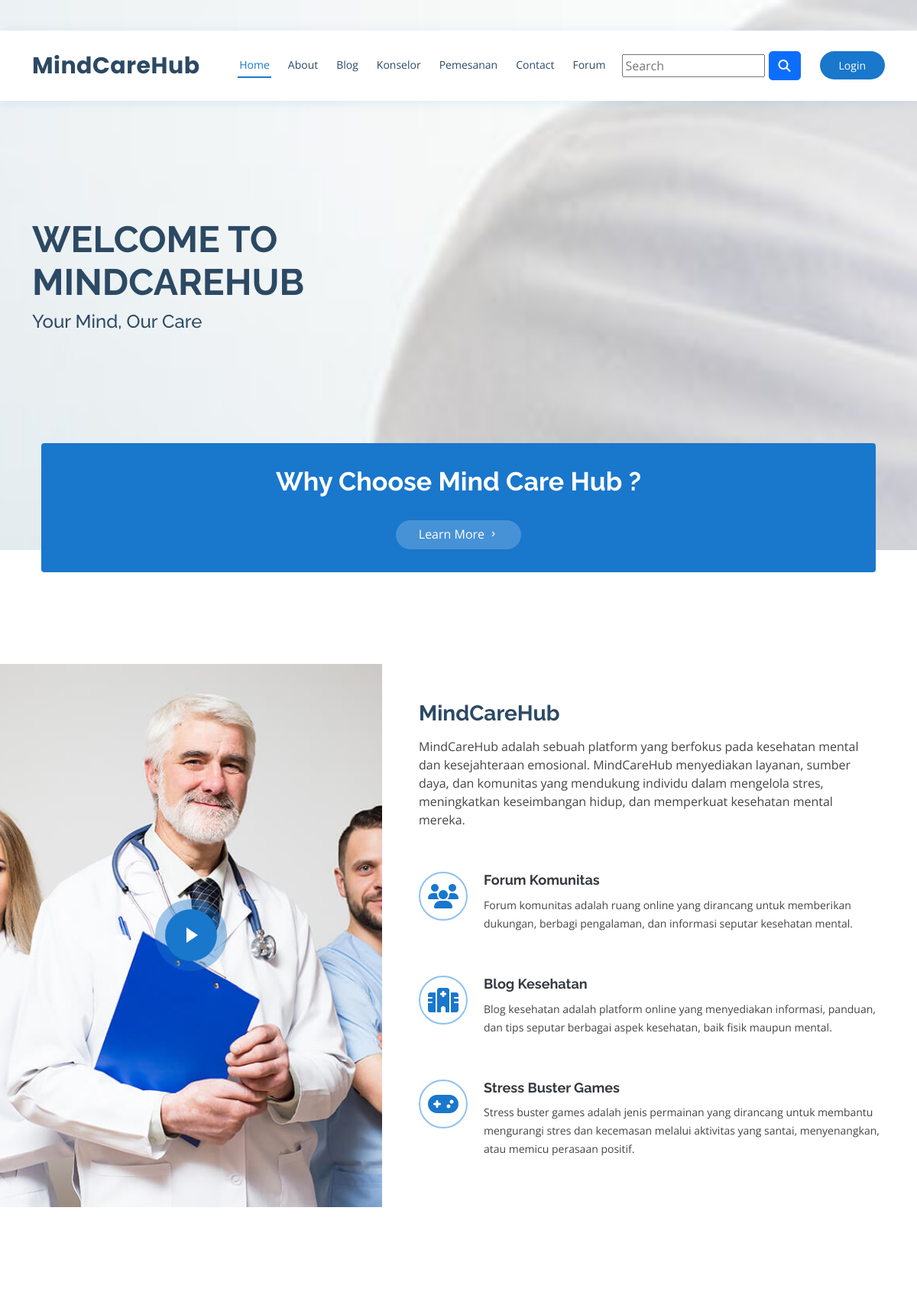
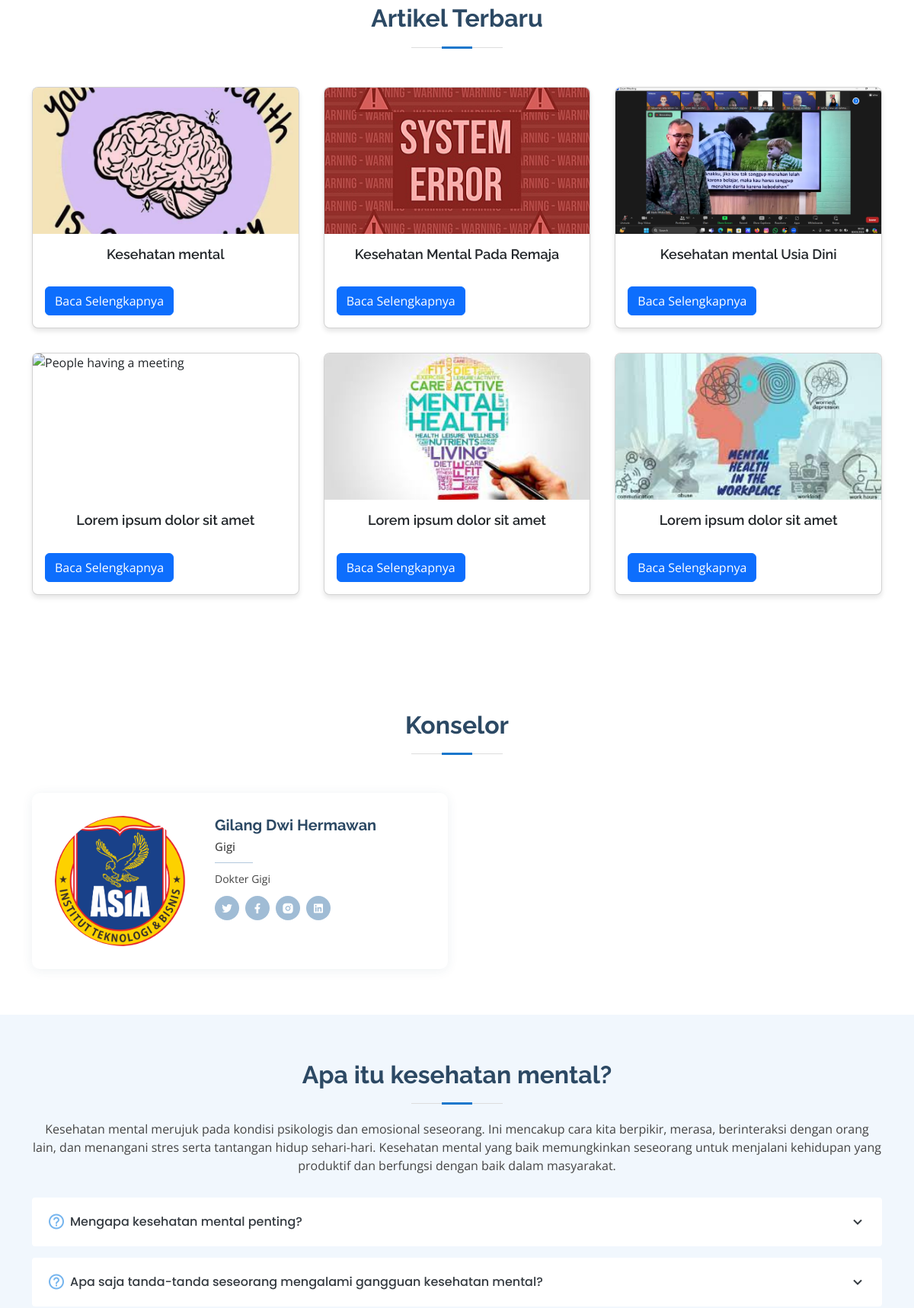
The app's page /Frontend/index.php (upper part) with its own data (2 pictures, top to bottom).
### tables this page shows
CREATE TABLE `home` (
  `id` int(11) NOT NULL,
  `judul` varchar(255) NOT NULL,
  `deskripsi` text NOT NULL,
  `created_at` timestamp NOT NULL DEFAULT current_timestamp()
);

CREATE TABLE `blog` (
  `id` int(11) NOT NULL,
  `judul` varchar(255) NOT NULL,
  `deskripsi` text DEFAULT NULL,
  `foto` varchar(255) DEFAULT NULL
);

CREATE TABLE `artikel2` (
  `id` int(11) NOT NULL,
  `judul` varchar(255) NOT NULL,
  `deskripsi` text NOT NULL,
  `dibuat_pada` timestamp NOT NULL DEFAULT current_timestamp(),
  `foto` text DEFAULT NULL
);

CREATE TABLE `artikel3` (
  `id` int(11) NOT NULL,
  `judul` varchar(255) NOT NULL,
  `deskripsi` text NOT NULL,
  `dibuat_pada` timestamp NOT NULL DEFAULT current_timestamp(),
  `foto` text DEFAULT NULL
);

CREATE TABLE `dokter` (
  `id` int(11) NOT NULL,
  `nama` varchar(100) NOT NULL,
  `specialist` varchar(100) DEFAULT NULL,
  `deskripsi` text NOT NULL,
  `foto` varchar(255) DEFAULT 'noimage.png',
  `tanggal_dibuat` datetime DEFAULT current_timestamp()
);

CREATE TABLE `pertanyaan1` (
  `id` int(11) NOT NULL,
  `pertanyaan` text NOT NULL,
  `jawaban` text DEFAULT NULL,
  `deskripsi` text DEFAULT NULL,
  `tanggal_dibuat` timestamp NOT NULL DEFAULT current_timestamp()
);

CREATE TABLE `pertanyaan2` (
  `id` int(11) NOT NULL,
  `pertanyaan` text NOT NULL,
  `jawaban` text NOT NULL,
  `tanggal_dibuat` timestamp NOT NULL DEFAULT current_timestamp()
);

### Backend/Services/koneksi.php (called while the page is built, shortened)
<?php
    class Koneksi
    {
        public $conn;
        private $serverName = 'localhost';
        private $nameUser = 'root';
        private $passUser = '';
        private $dbUser = 'frontend';
        function bukaKoneksi()
        {
            $this->conn = mysqli_connect(
                $this->serverName,
                $this->nameUser,
                $this->passUser,
                $this->dbUser
            );
            return $this->conn;
        }
        function bacaTabelAll($namatabel)
        {
            $this->sqlQuery = "SELECT * FROM $namatabel ORDER BY id ASC";
            $this->dataSet = mysqli_query( $this->conn, $this->sqlQuery );
            return $this->dataSet;
        }
    }
?>

### Frontend/index.php (the view, shortened to what this page needs)
<?php
    $usr = new AuthService();
?>
<!DOCTYPE html>
<html lang="en">
<head>
  <link href="assets/vendor/fontawesome-free/css/all.min.css" rel="stylesheet">
  <link href="assets/vendor/animate.css/animate.min.css" rel="stylesheet">
  <link href="assets/vendor/bootstrap/css/bootstrap.min.css" rel="stylesheet">
  <link href="assets/vendor/bootstrap-icons/bootstrap-icons.css" rel="stylesheet">
  <link href="assets/vendor/boxicons/css/boxicons.min.css" rel="stylesheet">
  <link href="assets/vendor/glightbox/css/glightbox.min.css" rel="stylesheet">
  <link href="assets/vendor/remixicon/remixicon.css" rel="stylesheet">
  <link href="assets/vendor/swiper/swiper-bundle.min.css" rel="stylesheet">
  <link href="assets/css/style.css" rel="stylesheet">
</head>
  <header id="header" class="fixed-top">
    <div class="container d-flex align-items-center">
      <h1 class="logo me-auto"><a href="index.php">MindCareHub</a></h1>
      <nav id="navbar" class="navbar order-last order-lg-0">
        <ul>
          <li><a class="nav-link scrollto active" href="#hero">Home</a></li>
          <li><a class="nav-link scrollto" href="#about">About</a></li>
          <li><a class="nav-link scrollto" href="#services">Blog</a></li>
          <li><a class="nav-link scrollto" href="#konselor">Konselor</a></li>
          <li><a class="nav-link scrollto" href="#registrasi">Pemesanan</a></li>
          <li><a class="nav-link scrollto" href="#contact">Contact</a></li>
          <li><a class="nav-link scrollto" href="../Forum/login.php">Forum</a></li>
          <li>
          <form>
            <input type="search" placeholder="Search" class="mt-2">
            <button class="btn btn-primary mb-1" type="submit" style="border-radius: 5px;">
            <i class="fas fa-search"></i>
            </button>
          </form>
          </li>
        </ul>
      </nav>
      <a href="../Backend/login.php" class="appointment-btn scrollto"><span class="d-none d-md-inline text-white">Login</span></a>
    </div>
  </header>
  <section id="hero" class="d-flex align-items-center text-aligns-end">
    <div class="container">
      <h1>Welcome to</h1>
      <h1> MindCareHub</h1>
      <h2>Your Mind, Our Care</h2>
    </div>
  </section>
  <main id="main">
    <section id="why-us" class="why-us">
      <div class="container">
      <?php
        $hsl = $usr->bacaTabelAll('home');
        if(mysqli_num_rows($hsl) > 0) {
      ?>
        <?php
          while($row = mysqli_fetch_array($hsl)) {
        ?>
        <div class="container">
          <div class="d-flex align-items-stretch">
            <div class="container content text-center">
              <h3 class="text-white"><?php echo $row['judul']; ?></h3>
              <div class="text-center">
                <a data-bs-toggle="collapse" data-bs-target="#whychoose" class="more-btn">Learn More <i class="bx bx-chevron-right"></i></a>
              </div>
            </div>
          </div>
        </div>
        <?php
            }
        ?>
        <?php
            }
        ?>
      </div>
    </section>
    <section id="about" class="about">
      <div class="container-fluid">
        <div class="row">
          <div class="col-xl-5 col-lg-6 video-box d-flex justify-content-center align-items-stretch position-relative">
            <a href="https://www.youtube.com/watch?v=EKEWk4oWmjY" class="glightbox play-btn mb-4"></a>
          </div>
          <div class="col-xl-7 col-lg-6 icon-boxes d-flex flex-column align-items-stretch justify-content-center py-5 px-lg-5">
            <h3>MindCareHub</h3>
            <p>MindCareHub adalah sebuah platform yang berfokus pada kesehatan mental dan kesejahteraan emosional. MindCareHub menyediakan layanan, sumber daya, dan komunitas yang mendukung individu dalam mengelola stres, meningkatkan keseimbangan hidup, dan memperkuat kesehatan mental mereka.</p>
            <div class="icon-box">
              <div class="icon"><i class="fas fa-users"></i></div>
              <h4 class="title"><a href="../Forum/login.php">Forum Komunitas</a></h4>
              <p class="description">Forum komunitas adalah ruang online yang dirancang untuk memberikan dukungan, berbagi pengalaman, dan informasi seputar kesehatan mental.</p>
            </div>
            <div class="icon-box">
              <div class="icon"><i class="fas fa-hospital"></i></div>
              <h4 class="title"><a href="#services">Blog Kesehatan</a></h4>
              <p class="description">Blog kesehatan adalah platform online yang menyediakan informasi, panduan, dan tips seputar berbagai aspek kesehatan, baik fisik maupun mental.</p>
            </div>
            <div class="icon-box">
              <div class="icon"><i class="fas fa-gamepad"></i></div>
              <h4 class="title"><a href="#about">Stress Buster Games</a></h4>
              <p class="description">Stress buster games adalah jenis permainan yang dirancang untuk membantu mengurangi stres dan kecemasan melalui aktivitas yang santai, menyenangkan, atau memicu perasaan positif.</p>
            </div>
          </div>
        </div>
      </div>
    </section>
    <section id="services" class="services">
      <div class="container">
      <div class="section-title">
        <h2 class="text-center">
        Artikel Terbaru
        </h2>
        </div>
        <div class="grid">
          <div class="card">
          <?php
            $hsl = $usr->bacaTabelAll('blog');
            if(mysqli_num_rows($hsl) > 0) {
          ?>
            <?php
              while($row = mysqli_fetch_array($hsl)) {
            ?>
            <img alt="Overhead view of people walking" src="../Backend/assets/<?php echo  $row['foto'] ?>"/>
            <div class="card-content">
              <h2 class="card-title text-center">
              <?php echo $row['judul']; ?>
              </h2><br>
              <a class="btn btn-primary text-white" href="Artikel/blog-single.php" style="text-align: center;">
                Baca Selengkapnya
              </a>
            </div>
            <?php
              }
            ?>
            <?php
              }
            ?>
          </div>
          <div class="card">
          <?php
            $hsl = $usr->bacaTabelAll('artikel2');
            if(mysqli_num_rows($hsl) > 0) {
          ?>
          <?php
            while($row = mysqli_fetch_array($hsl)) {
          ?>
            <img alt="Interior of a modern building" src="../Backend/assets/<?php echo  $row['foto'] ?>"/>
            <div class="card-content">
              <h2 class="card-title text-center">
              <?php echo $row['judul']; ?>
              </h2><br>
              <a class="btn btn-primary" href="Artikel/artikel2.php">
                Baca Selengkapnya
              </a>
            </div>
            <?php
              }
            ?>
            <?php
              }
            ?>
          </div>
          <div class="card">
          <?php
            $hsl = $usr->bacaTabelAll('artikel3');
            if(mysqli_num_rows($hsl) > 0) {
          ?>
          <?php
            while($row = mysqli_fetch_array($hsl)) {
          ?>
            <img alt="Cozy seating area in a cafe" src="../Backend/assets/<?php echo  $row['foto'] ?>"/>
            <div class="card-content">
              <h2 class="card-title text-center">
              <?php echo $row['judul']; ?>
              </h2><br>
              <a class="btn btn-primary" href="Artikel/artikel3.php">
                Baca Selengkapnya
              </a>
            </div>
            <?php
              }
            ?>
            <?php
              }
            ?>
          </div>
          <div class="card">
            <img alt="People having a meeting" src="assets/img/artikel4.jpg"/>
            <div class="card-content">
            <h2 class="card-title text-center">
              Lorem ipsum dolor sit amet
            </h2><br>
            <label class="btn btn-primary">
              Baca Selengkapnya
            </label>
            </div>
          </div>
          <div class="card">
            <img alt="Book titled 'Success' on a table" src="assets/img/artikel5.jpg"/>
            <div class="card-content">
            <h2 class="card-title text-center">
              Lorem ipsum dolor sit amet
            </h2><br>
            <label class="btn btn-primary">
              Baca Selengkapnya
            </label>
            </div>
          </div>
          <div class="card">
            <img alt="Person using a tablet" src="assets/img/artikel6.jpg"/>
            <div class="card-content">
            <h2 class="card-title text-center">
              Lorem ipsum dolor sit amet
            </h2><br>
            <label class="btn btn-primary" for="toggle6">
              Baca Selengkapnya
            </label>
            </div>
          </div>
        </div>
      </div>
    </section>
    <section id="konselor" class="doctors">
      <div class="container">
        <div class="section-title">
          <h2>Konselor</h2>
        </div>
        <div class="row">
        <?php
          $hsl = $usr->bacaTabelAll('dokter');
          if(mysqli_num_rows($hsl) > 0) {
        ?>
          <?php
            while($row = mysqli_fetch_array($hsl)) {
          ?>
          <div class="col-lg-6">
            <div class="member d-flex align-items-start">
              <img src="../Backend/assets/<?php echo  $row['foto'] ?>" class="pic" alt="Foto Konselor">
              <div class="member-info">
                <h4><?php echo $row['nama']; ?></h4>
                <span><?php echo $row['specialist']; ?></span>
                <p><?php echo $row['deskripsi']; ?></p>
                <div class="social">
                  <a href="#"><i class="ri-twitter-fill"></i></a>
                  <a href="#"><i class="ri-facebook-fill"></i></a>
                  <a href="#"><i class="ri-instagram-fill"></i></a>
                  <a href="#"> <i class="ri-linkedin-box-fill"></i> </a>
                </div>
              </div>
            </div>
          </div>
          <?php
            }
        ?>
        <?php
            }
        ?>
        </div>
      </div>
    </section>
    <section id="faq" class="faq section-bg">
      <div class="container">
      <?php
        $hsl = $usr->bacaTabelAll('pertanyaan1');
        if(mysqli_num_rows($hsl) > 0) {
      ?>
        <?php
          while($row = mysqli_fetch_array($hsl)) {
        ?>
        <div class="section-title">
          <h2>Apa itu kesehatan mental?</h2>
          <p><?php echo $row['deskripsi']; ?></p>
        </div>
        <div class="faq-list">
          <ul>
            <li data-aos="fade-up">
              <i class="bx bx-help-circle icon-help"></i> <a data-bs-toggle="collapse" class="collapsed" data-bs-target="#faq-list-1"><?php echo $row['pertanyaan']; ?> <i class="bx bx-chevron-down icon-show"></i><i class="bx bx-chevron-up icon-close"></i></a>
            </li>
            <?php
            }
        ?>
        <?php
            }
        ?>
      <?php
        $hsl = $usr->bacaTabelAll('pertanyaan2');
        if(mysqli_num_rows($hsl) > 0) {
      ?>
        <?php
          while($row = mysqli_fetch_array($hsl)) {
        ?>
            <li data-aos="fade-up" data-aos-delay="100">
              <i class="bx bx-help-circle icon-help"></i> <a data-bs-toggle="collapse" data-bs-target="#faq-list-2" class="collapsed"><?php echo $row['pertanyaan']; ?><i class="bx bx-chevron-down icon-show"></i><i class="bx bx-chevron-up icon-close"></i></a>
            </li>
            <?php
            }
        ?>
        <?php
            }
        ?>
          </ul>
        </div>
      </div>
    </section>
  </main>
</body>
</html>

### Frontend/index.php (style rules this page uses)
h1 { font-size: 1.5rem; font-weight: 600; margin-bottom: 2rem; }
.grid { display: grid; grid-template-columns: 1fr; gap: 2rem; margin-bottom: 2rem; }
@media (min-width: 640px) { .grid { grid-template-columns: repeat(2, 1fr); } }
@media (min-width: 1024px) { .grid { grid-template-columns: repeat(3, 1fr); } }
.card { background-color: #ffffff; border-radius: 0.5rem; box-shadow: 0 4px 6px rgba(0, 0, 0, 0.1); overflow: hidden; }
.card img { width: 100%; height: 12rem; object-fit: cover; }
.card-content { padding: 1rem; }
.card-title { font-size: 1.125rem; font-weight: 600; margin-bottom: 0.5rem; }
.doctors .member .pic { overflow: hidden; width: 180px; border-radius: 50%; }

### records on screen
home: judul "Why Choose Mind Care Hub ?"
blog: foto (picture), judul "Kesehatan mental"
artikel2: foto (picture), judul "Kesehatan Mental Pada Remaja"
artikel3: foto (picture), judul "Kesehatan mental Usia Dini"
dokter: foto (picture), nama "Gilang Dwi Hermawan", specialist "Gigi", deskripsi "Dokter Gigi"
pertanyaan1: deskripsi "Kesehatan mental merujuk pada kondisi psikologis dan emosional seseorang. Ini mencakup cara kita berpikir, merasa, berinteraksi dengan orang lain, dan menangani stres serta tantangan hidup sehari-hari. Kesehatan mental yang baik memungkinkan seseorang untuk menjalani kehidupan yang produktif dan berfungsi dengan baik dalam masyarakat.", pertanyaan "Mengapa kesehatan mental penting?"
pertanyaan2: pertanyaan "Apa saja tanda-tanda seseorang mengalami gangguan kesehatan mental?"
